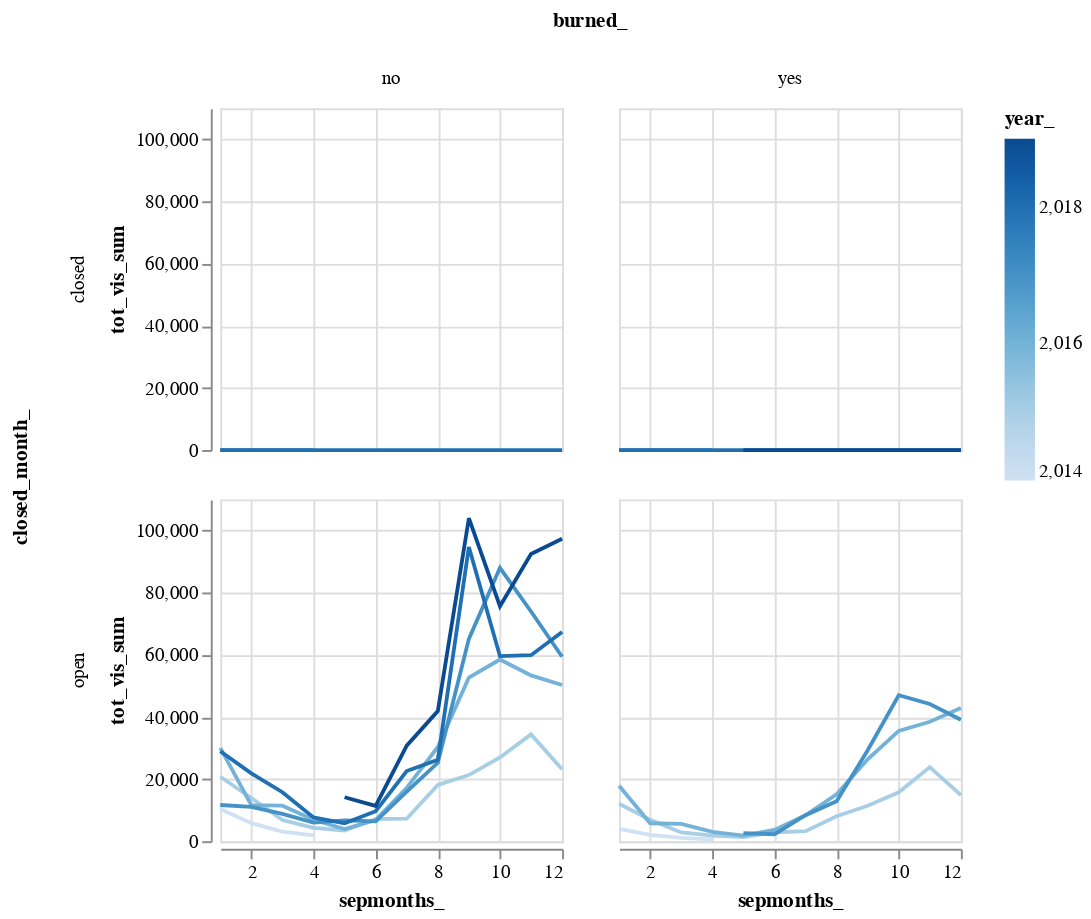

Notebook code for this chart:
### Markdown cell above
As with all of the above (haha - sorry!!!!) this also has a ton of problems. But maybe you can see what I was trying to do - have the months along the x-axis, starting in September. Then, compare the seasonal trajectories of pre-fire years (2014-2016) to post-fire years (2017 on - and especially focusing on 2017). 

**Warning:** big things I didn't get to: 1) figuring out how to change the colors of "year" so it's a categorical scale 2) filtering out 2014 and 2019, which I think are just distracting  3) figuring out how to deal with trail closures and 4) adjusting the year demarcation so that the years represent "September-September" years rather than Jan-Dec years.

Here's the same graph for the *sum* of visits rather than the mean:

### Code cell
alt.Chart(monthmean).mark_line().encode(
    x='sepmonths_',
    y='tot_vis_sum',
    color='year_'
).properties(
    width=180,
    height=180
).facet(
    column='burned_', 
    row='closed_month_'
)

### Figure 1 — Vega-Lite specification as saved in the notebook (floating-point values rounded to 4 significant figures; data arrays with more than 128 entries replaced by an {"elided": "..."} marker saying what was removed)
{"config": {"view": {"continuousWidth": 400, "continuousHeight": 300}}, "data": {"name": "data-14279ca76c98c422d16309493d96228d"}, "facet": {"column": {"field": "burned_", "type": "nominal"}, "row": {"field": "closed_month_", "type": "nominal"}}, "spec": {"mark": "line", "encoding": {"color": {"field": "year_", "type": "quantitative"}, "x": {"field": "sepmonths_", "type": "quantitative"}, "y": {"field": "tot_vis_sum", "type": "quantitative"}}, "height": 180, "width": 180}, "$schema": "https://vega.github.io/schema/vega-lite/v4.17.0.json", "datasets": {"data-14279ca76c98c422d16309493d96228d": {"elided": "135 records"}}}
